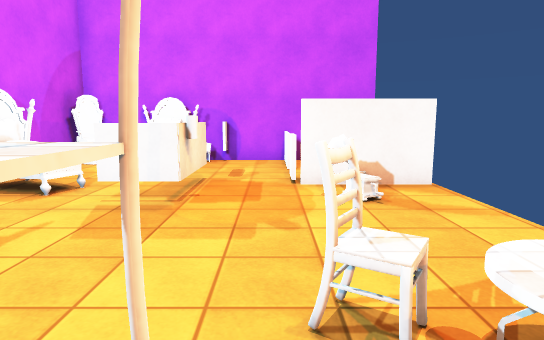
view 1 (above)

12 first-person views from a walk through a Unity game level. The camera is 1.4 m above the floor, tilts 8° down and sees 75° across. The floor is counted in squares, 1 m on a side. Each view is taken from the middle of a square. On the plan, view 1 faces up. The plan holds only what a view shows up to about 15 squares ahead; the rest is blank. Surface patterns are stand-ins for the level's own textures.

view 2
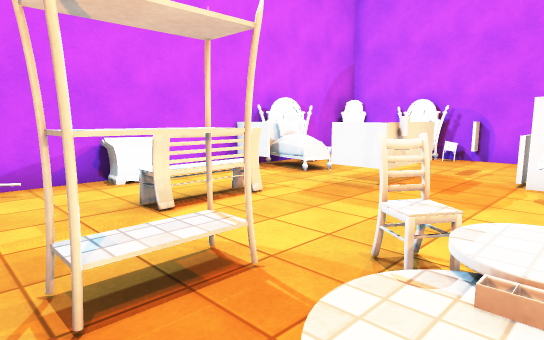

view 3
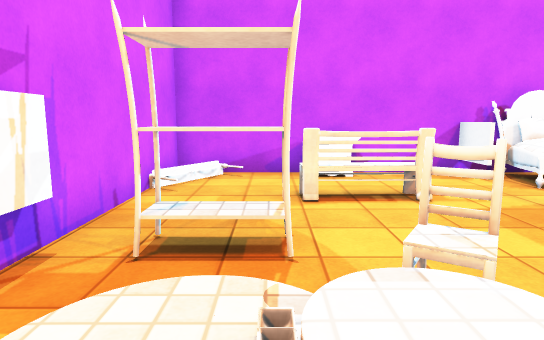

view 4
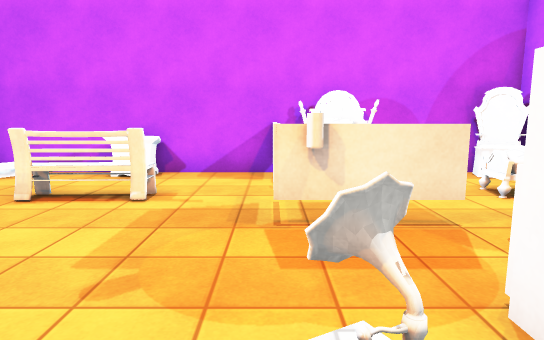

view 5
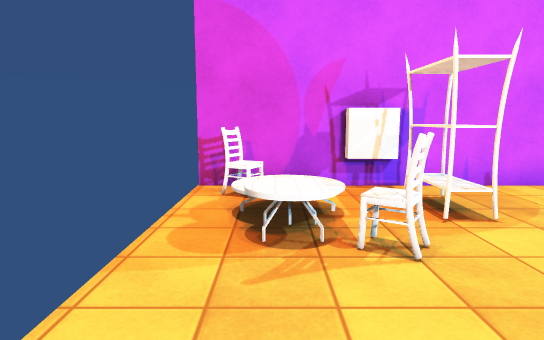

view 6
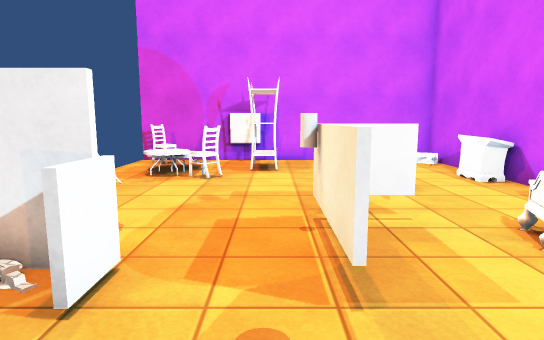

view 7
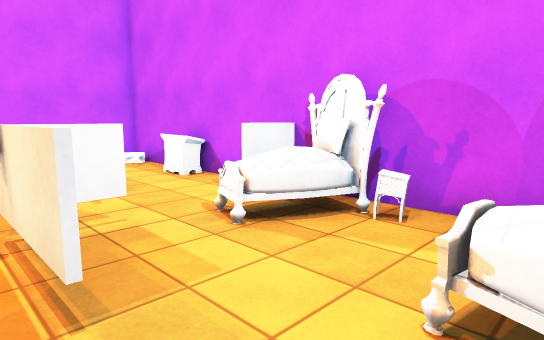

view 8
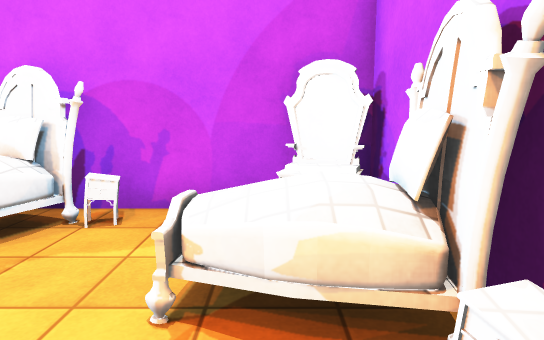

view 9
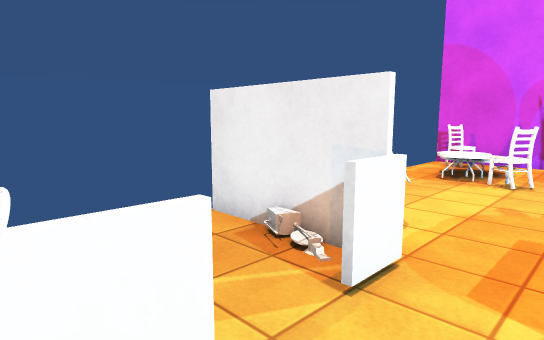

view 10
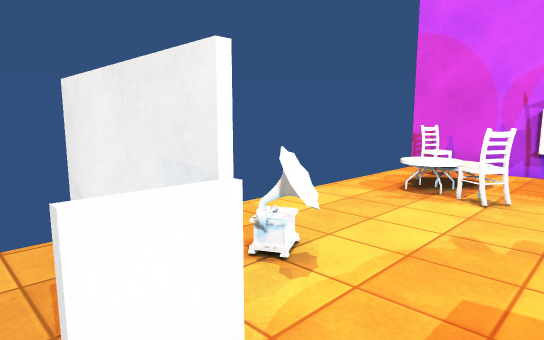

view 11
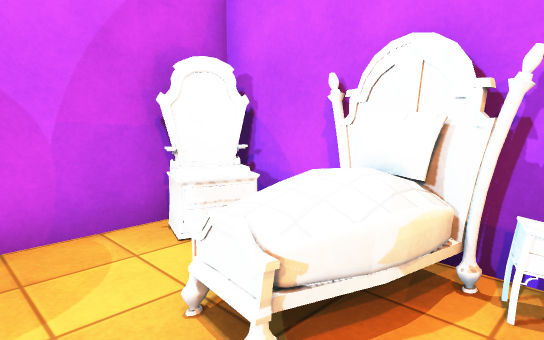

view 12
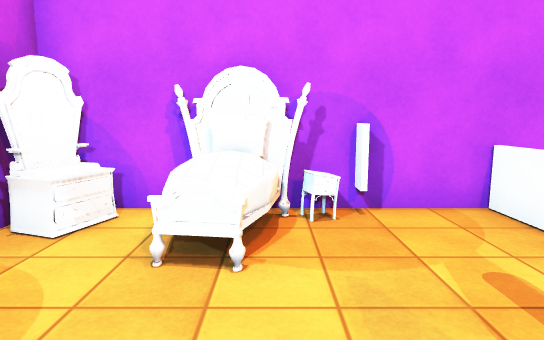

### Floor plan
Key: @ floor where view 1 was taken; # wall or solid block; . main floor; : floor 0.25 m higher than the main floor; / step, stairs or slope; = window, fence, low wall or low ledge; R dresser; B bed; N nightstand; T toilet; A table; K bookshelf; O other object.
Columns run from 7 left of view 1 to 4 right of it. Each row starts with its distance up from view 1.
 13 #########
 12 #RRBBN.==
 11 #R.BB..==OO
 10 #..B...==
  9 #N.....##..
  8 #BB..=.##T##
  7 #BBB.#..=..
  6 #=#.##..O..
  5 #..........
  4 #...O......
  3 #O.OO......
  2 #O.OO..OOA.
  1 #.....K.//.
  0 #:....K@//.
 -1 # //......O
 -2 ############

Where each view was taken, in squares from view 1:
view 1: 0 up, 0 right, facing up
view 2: 1 down, 2 right, facing up-left
view 3: 1 up, 3 right, facing left
view 4: 6 up, 3 right, facing left
view 5: 6 up, 2 right, facing down
view 6: 11 up, 1 left, facing down
view 7: 11 up, 1 left, facing down-left
view 8: 11 up, 1 left, facing left
view 9: 11 up, 1 left, facing down-right
view 10: 9 up, 1 left, facing down-right
view 11: 9 up, 2 left, facing up-left
view 12: 7 up, 3 left, facing up
